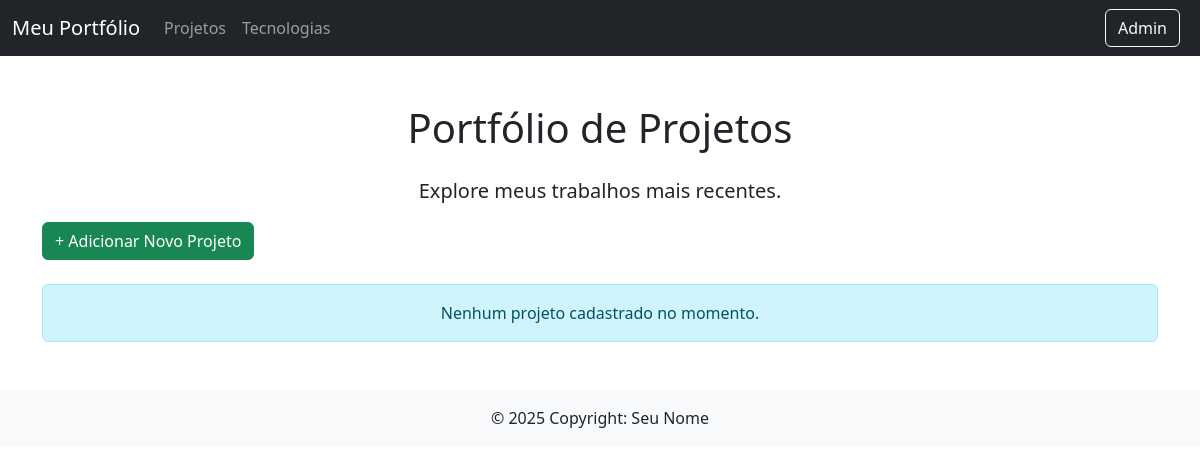
/portifolios/, run on an earlier commit of the app's database.
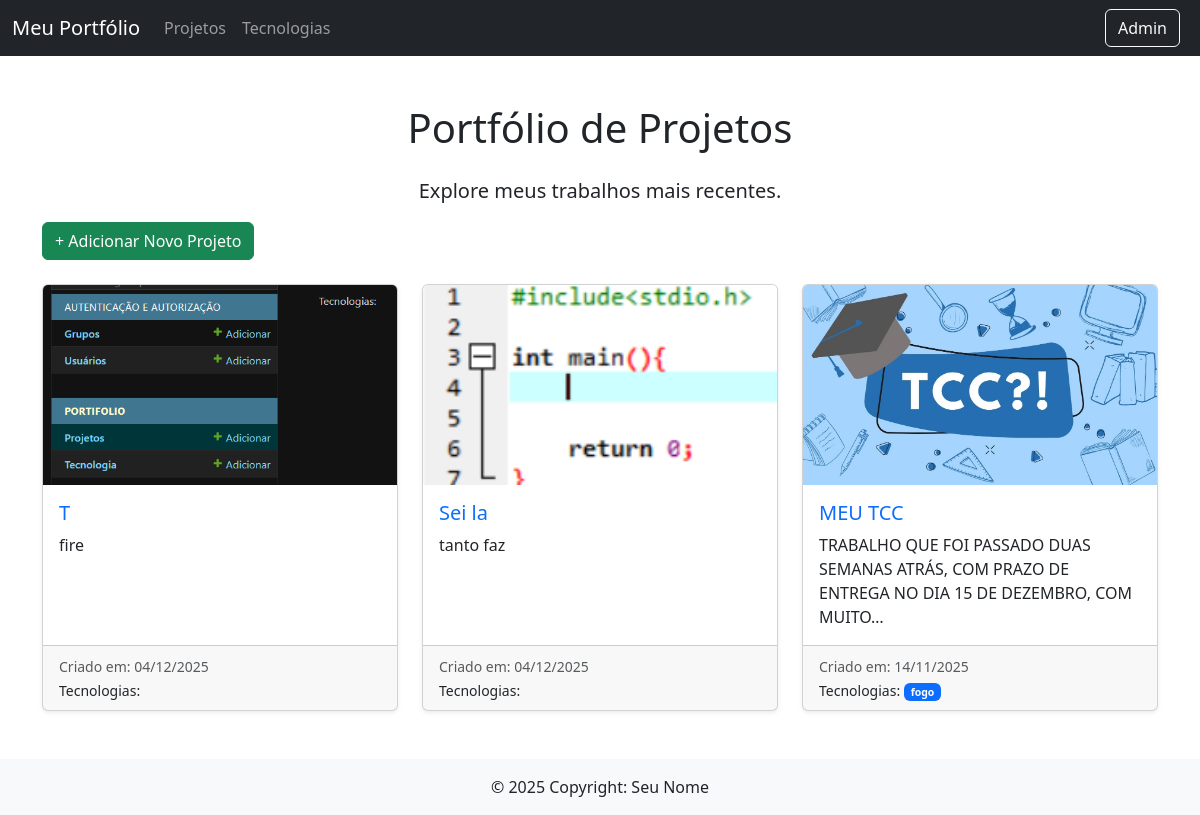
And on a later commit of the database.
### portifolio/models.py (models this page shows, shortened)
class Projeto(models.Model):
    titulo = models.CharField(max_length=200)
    descricao = models.TextField(blank=True, null=True)
    data_criacao = models.DateTimeField(auto_now_add=True)
    link = models.URLField(max_length=300, blank=True, null=True)
    tecnologias = models.ManyToManyField(
        Tecnologia,
        blank=True,
        related_name='projetos'
    )
    class Meta:
        ordering = ['-data_criacao']

class ImagemProjeto(models.Model):
    projeto = models.ForeignKey(
        Projeto,
        on_delete=models.CASCADE,
        related_name='imagens'
    )
    imagem = models.ImageField(upload_to='projetos/galeria/')
    legenda = models.CharField(max_length=200, blank=True, null=True)

class Tecnologia(models.Model):
    nome = models.CharField(max_length=100, unique=True)
    class Meta:
        verbose_name_plural = "Tecnologia"

### portifolio/views.py (the view)
# urls.py: path('', listar_projetos, name='listar_projetos'),
def listar_projetos(request):
    projetos = Projeto.objects.all()
    contexto = {
        'projetos': projetos
    }
    return render(request, 'portifolio/lista_projetos.html', contexto)

### portifolio/templates/portifolio/lista_projetos.html (shortened to what this page needs)
{% extends "base.html" %}
{% block content %}
<div class="container my-5">
    <h1 class="text-center mb-4">Portfólio de Projetos</h1>
    <p class="text-center lead">Explore meus trabalhos mais recentes.</p>
    <div class="mb-4">
        <a href="{% url 'portifolio:adicionar_projeto' %}" class="btn btn-success">
            + Adicionar Novo Projeto
        </a>
    </div>
    {% if projetos %}
        <div class="row row-cols-1 row-cols-md-2 row-cols-lg-3 g-4">
            {% for projeto in projetos %}
            <div class="col">
                <div class="card h-100 shadow-sm">
                    {% with primeira_imagem=projeto.imagens.first %}
                        {% if primeira_imagem %}
                            <img src="{{ primeira_imagem.imagem.url }}" class="card-img-top" alt="{{ primeira_imagem.legenda }}" style="height: 200px; object-fit: cover;">
                        {% else %}
                            <div class="p-5 bg-light text-center text-muted border-bottom">Sem Imagem</div>
                        {% endif %}
                    {% endwith %}
                    <div class="card-body">
                        <h5 class="card-title">
                            <a href="{% url 'portifolio:detalhe_projeto' projeto.id %}" class="text-decoration-none">
                                {{ projeto.titulo }}
                            </a>
                        </h5>
                        <p class="card-text">{{ projeto.descricao|truncatechars:100 }}</p>
                    </div>
                    <div class="card-footer">
                        <small class="text-muted">
                            Criado em: {{ projeto.data_criacao|date:"d/m/Y" }}
                        </small>
                        <br>
                        <small>
                            Tecnologias:
                            {% for tec in projeto.tecnologias.all %}
                                <span class="badge bg-primary me-1">{{ tec.nome }}</span>
                            {% endfor %}
                        </small>
                    </div>
                </div>
            </div>
            {% endfor %}
        </div>
    {% else %}
        <div class="alert alert-info text-center" role="alert">
            Nenhum projeto cadastrado no momento.
        </div>
    {% endif %}
</div>
{% endblock %}

### portifolio/templates/base.html (shortened to what this page needs)
<!DOCTYPE html>
<html lang="pt-br">
<head>
    <link href="https://cdn.jsdelivr.net/npm/bootstrap@5.3.3/dist/css/bootstrap.min.css" rel="stylesheet">
</head>
<body>
    <nav class="navbar navbar-expand-lg navbar-dark bg-dark">
        <div class="container-fluid">
            <a class="navbar-brand" href="{% url 'portifolio:listar_projetos' %}">Meu Portfólio</a>
            <div class="collapse navbar-collapse">
                <ul class="navbar-nav me-auto mb-2 mb-lg-0">
                    <li class="nav-item">
                        <a class="nav-link" href="{% url 'portifolio:listar_projetos' %}">Projetos</a>
                    </li>
                    <li class="nav-item">
                        <a class="nav-link" href="{% url 'portifolio:tecnologia_listar' %}">Tecnologias</a>
                    </li>
                </ul>
            </div>
            <a href="/admin/" class="btn btn-outline-light me-2" target="_blank">Admin</a>
        </div>
    </nav>
    <main>
        {% block content %}
        {% endblock %}
    </main>
    <footer class="bg-light text-center text-lg-start mt-5">
        <div class="text-center p-3">
            © 2025 Copyright: Seu Nome
        </div>
    </footer>
</body>
</html>

What changed in the data, as far as the page shows it:
added Projeto: imagens.first.imagem (picture), titulo "T", descricao "fire", data_criacao "04/12/2025"
added Projeto: imagens.first.imagem (picture), titulo "Sei la", descricao "tanto faz", data_criacao "04/12/2025"
added Projeto: imagens.first.imagem (picture), titulo "MEU TCC", descricao "TRABALHO QUE FOI PASSADO DUAS SEMANAS ATRÁS, COM PRAZO DE ENTREGA NO DIA 15 DE DEZEMBRO, COM MUITO…", data_criacao "14/11/2025"
added Tecnologia: nome "fogo"
Also different on the page:
text no longer shown: "Nenhum projeto cadastrado no momento."
